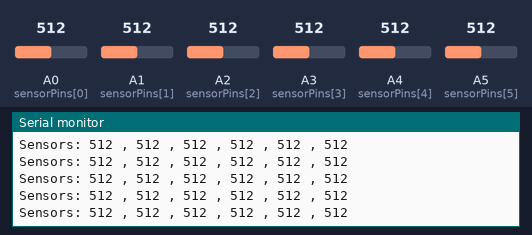
Bench run of a sketch on a simulated Arduino Uno, built with avr-gcc and run on an emulated ATmega328P. Shown: the last lines printed to the serial monitor. The test bench sets the inputs (shaded band); at power-on: A3 (sensorPins[3]) = 512, A0 (sensorPins[0]) = 512, A1 (sensorPins[1]) = 512, A2 (sensorPins[2]) = 512, A4 (sensorPins[4]) = 512, A5 (sensorPins[5]) = 512.

Above: at 7.2 s.
7.3 s: A3 (sensorPins[3]) set to 108
At 7.62 s:
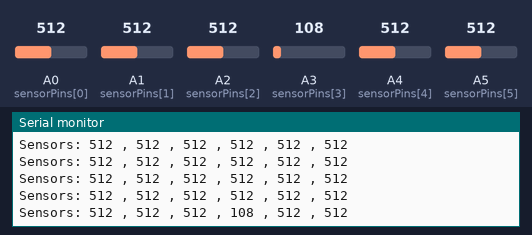
10.3 s: A3 (sensorPins[3]) set to 94
At 10.45 s:
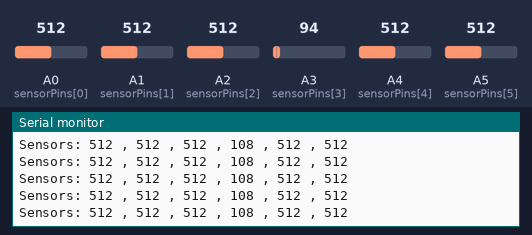
Timing chart, 0 to 13.3 s (numbered marks = the images above; inputs shaded):
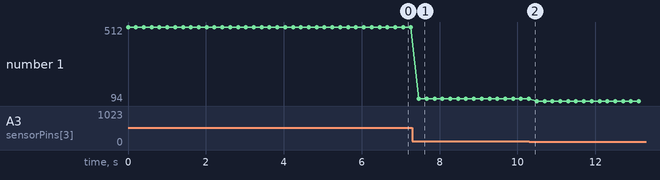

Measured:
- after the input at 7.3 s, the serial monitor: prints a new line after 0.17 s (image 1)
- plotted number 1: 512 → 108 after the input at 7.3 s, 108 → 94 after the input at 10.3 s

The sketch:

sensor_test.ino
```cpp
// This code is used to determine the order of the sensors and that each sensor is working correctly

const int sensorPins[6] = {A0, A1, A2, A3, A4, A5};
const int N = 6;

void setup() {
  Serial.begin(9600);
}

void loop() {
  Serial.print("Sensors: ");
// This prints the reading for each sensor in the sensor array.
  for (int i = 0; i < N; i++) {
    int v = analogRead(sensorPins[i]);

    Serial.print(v);

    if (i < N - 1) Serial.print(" , ");
  }

  Serial.println();
  delay(200);
}
```
